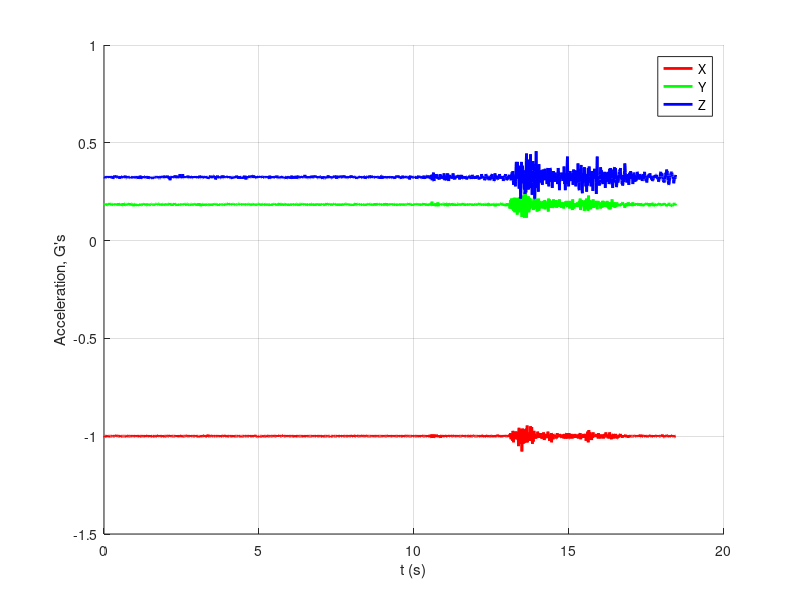

This figure's MATLAB source:
%% Load Data

close all
load('accel_9.mat') % gets 'databuf' variable

% test circumstances: 6 mph winds
% test 3: lucas hops fence like pro
% test 4: jack holding it still (inside job)
% test 5: shake
% test 6: lucas runs into fence
% test 7: the rhino test (insane run and slam)
% test 8: shaking 2 panels away
% test 9: 5 panels away, simulating attempt to climb
%% ADXL configuration
% ( from datasheet )
% SENS     LSB PER G
%   2       256
%   4       128
%   8       64
%   16      32
lsb_per_g_map = [0 256 0 128 0 0 0 64 0 0 0 0 0 0 0 32];
adxl_sens = 2; % range in +- g
adxl_adc_bits = 10; % 10
Fs = 100;

adxl_lsbs_per_g = lsb_per_g_map(adxl_sens); 
%% Scale the variables to G's
databuf.x = databuf.x / adxl_lsbs_per_g;
databuf.y = databuf.y / adxl_lsbs_per_g;
databuf.z = databuf.z / adxl_lsbs_per_g;

%% Plots
t = 0:(1/Fs):length(databuf.x)/Fs;
t = t(1:length(databuf.x));

figure, hold on
grid on
plot(t, databuf.x, 'r', 'linewidth', 2)
plot(t, databuf.y, 'g', 'linewidth', 2)
plot(t, databuf.z, 'b', 'linewidth', 2)
xlabel('t (s)')
ylabel('Acceleration, G''s')

legend('X', 'Y', 'Z')

